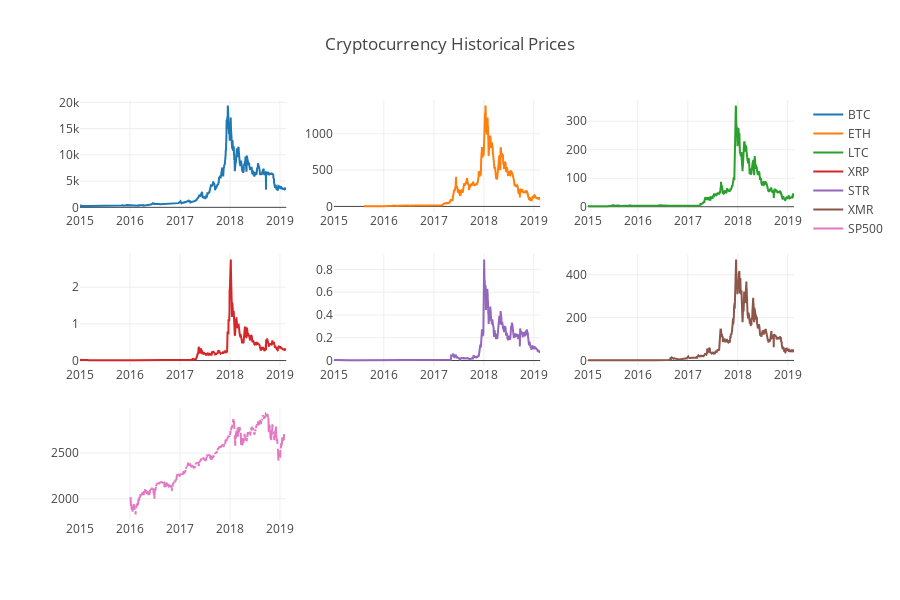

The cell this chart's notebook holds for it:
### Code cell
price_subplots(close_price_df)

### Figure 1 — Plotly figure (JSON) as saved in the notebook; plotly's stock layout.template omitted (floating-point values rounded to 4 significant figures; data arrays with more than 128 entries replaced by an {"elided": "..."} marker saying what was removed)
{"data": [{"name": "BTC", "type": "scatter", "uid": "321bbb61-be28-44f4-903e-83a505c7e9b7", "visible": true, "x": {"elided": "1509 str values"}, "xaxis": "x", "y": {"elided": "1509 float values"}, "yaxis": "y"}, {"name": "ETH", "type": "scatter", "uid": "d0d2d73e-104e-46b7-b47c-cc3298ffb994", "visible": true, "x": {"elided": "1509 str values"}, "xaxis": "x2", "y": {"elided": "1509 float values"}, "yaxis": "y2"}, {"name": "LTC", "type": "scatter", "uid": "14ac1a3c-2820-4242-a17d-476bd8309259", "visible": true, "x": {"elided": "1509 str values"}, "xaxis": "x3", "y": {"elided": "1509 float values"}, "yaxis": "y3"}, {"name": "XRP", "type": "scatter", "uid": "7b45013b-ecd3-4839-9a5a-578c70944b65", "visible": true, "x": {"elided": "1509 str values"}, "xaxis": "x4", "y": {"elided": "1509 float values"}, "yaxis": "y4"}, {"name": "STR", "type": "scatter", "uid": "e505b23e-0884-43c4-80ef-7d38b2da9d2c", "visible": true, "x": {"elided": "1509 str values"}, "xaxis": "x5", "y": {"elided": "1509 float values"}, "yaxis": "y5"}, {"name": "XMR", "type": "scatter", "uid": "b339eae4-a762-4a2f-87b6-81c237249ade", "visible": true, "x": {"elided": "1509 str values"}, "xaxis": "x6", "y": {"elided": "1509 float values"}, "yaxis": "y6"}, {"name": "SP500", "type": "scatter", "uid": "854234a0-81f9-4b24-a255-d8895eb08865", "visible": true, "x": {"elided": "1509 str values"}, "xaxis": "x7", "y": {"elided": "1509 float values"}, "yaxis": "y7"}], "layout": {"height": 600, "title": {"text": "Cryptocurrency Historical Prices"}, "width": 900, "xaxis": {"anchor": "y", "domain": [0, 0.2889]}, "xaxis2": {"anchor": "y2", "domain": [0.3556, 0.6444]}, "xaxis3": {"anchor": "y3", "domain": [0.7111, 1]}, "xaxis4": {"anchor": "y4", "domain": [0, 0.2889]}, "xaxis5": {"anchor": "y5", "domain": [0.3556, 0.6444]}, "xaxis6": {"anchor": "y6", "domain": [0.7111, 1]}, "xaxis7": {"anchor": "y7", "domain": [0, 0.2889]}, "xaxis8": {"anchor": "y8", "domain": [0.3556, 0.6444]}, "xaxis9": {"anchor": "y9", "domain": [0.7111, 1]}, "yaxis": {"anchor": "x", "domain": [0.7333, 1]}, "yaxis2": {"anchor": "x2", "domain": [0.7333, 1]}, "yaxis3": {"anchor": "x3", "domain": [0.7333, 1]}, "yaxis4": {"anchor": "x4", "domain": [0.3667, 0.6333]}, "yaxis5": {"anchor": "x5", "domain": [0.3667, 0.6333]}, "yaxis6": {"anchor": "x6", "domain": [0.3667, 0.6333]}, "yaxis7": {"anchor": "x7", "domain": [0, 0.2667]}, "yaxis8": {"anchor": "x8", "domain": [0, 0.2667]}, "yaxis9": {"anchor": "x9", "domain": [0, 0.2667]}}}
